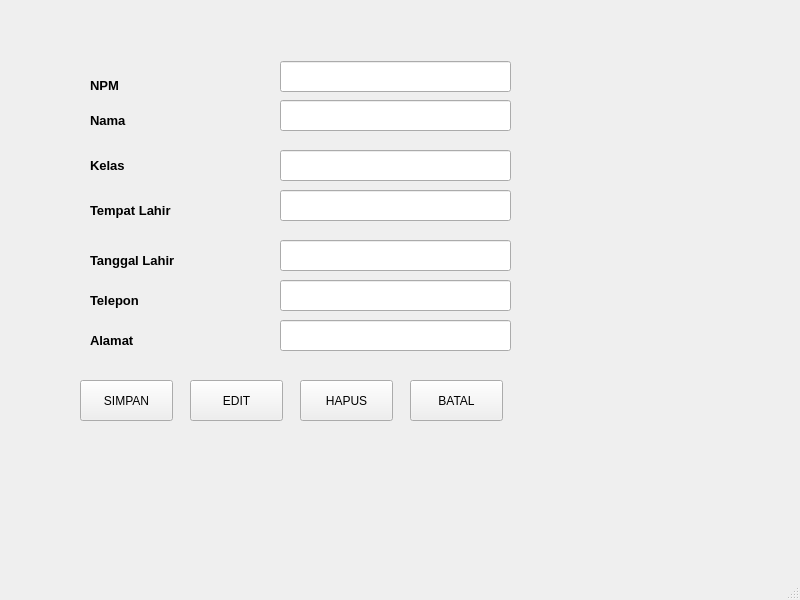
<?xml version="1.0" encoding="UTF-8"?>
<ui version="4.0">
 <class>MainWindow</class>
 <widget class="QMainWindow" name="MainWindow">
  <property name="geometry">
   <rect>
    <x>0</x>
    <y>0</y>
    <width>800</width>
    <height>600</height>
   </rect>
  </property>
  <property name="windowTitle">
   <string>MainWindow</string>
  </property>
  <widget class="QWidget" name="centralwidget">
   <widget class="QLabel" name="label">
    <property name="geometry">
     <rect>
      <x>90</x>
      <y>70</y>
      <width>61</width>
      <height>31</height>
     </rect>
    </property>
    <property name="font">
     <font>
      <pointsize>10</pointsize>
      <weight>75</weight>
      <bold>true</bold>
     </font>
    </property>
    <property name="text">
     <string>NPM</string>
    </property>
   </widget>
   <widget class="QLabel" name="label_2">
    <property name="geometry">
     <rect>
      <x>90</x>
      <y>110</y>
      <width>61</width>
      <height>21</height>
     </rect>
    </property>
    <property name="font">
     <font>
      <pointsize>10</pointsize>
      <weight>75</weight>
      <bold>true</bold>
     </font>
    </property>
    <property name="text">
     <string>Nama</string>
    </property>
   </widget>
   <widget class="QLabel" name="label_3">
    <property name="geometry">
     <rect>
      <x>90</x>
      <y>150</y>
      <width>61</width>
      <height>31</height>
     </rect>
    </property>
    <property name="font">
     <font>
      <pointsize>10</pointsize>
      <weight>75</weight>
      <bold>true</bold>
     </font>
    </property>
    <property name="text">
     <string>Kelas</string>
    </property>
   </widget>
   <widget class="QLabel" name="label_4">
    <property name="geometry">
     <rect>
      <x>90</x>
      <y>190</y>
      <width>121</width>
      <height>41</height>
     </rect>
    </property>
    <property name="font">
     <font>
      <pointsize>10</pointsize>
      <weight>75</weight>
      <bold>true</bold>
     </font>
    </property>
    <property name="text">
     <string>Tempat Lahir</string>
    </property>
   </widget>
   <widget class="QLabel" name="label_5">
    <property name="geometry">
     <rect>
      <x>90</x>
      <y>240</y>
      <width>131</width>
      <height>41</height>
     </rect>
    </property>
    <property name="font">
     <font>
      <pointsize>10</pointsize>
      <weight>75</weight>
      <bold>true</bold>
     </font>
    </property>
    <property name="text">
     <string>Tanggal Lahir</string>
    </property>
   </widget>
   <widget class="QLabel" name="label_6">
    <property name="geometry">
     <rect>
      <x>90</x>
      <y>280</y>
      <width>91</width>
      <height>41</height>
     </rect>
    </property>
    <property name="font">
     <font>
      <pointsize>10</pointsize>
      <weight>75</weight>
      <bold>true</bold>
     </font>
    </property>
    <property name="text">
     <string>Telepon</string>
    </property>
   </widget>
   <widget class="QLabel" name="label_7">
    <property name="geometry">
     <rect>
      <x>90</x>
      <y>320</y>
      <width>91</width>
      <height>41</height>
     </rect>
    </property>
    <property name="font">
     <font>
      <pointsize>10</pointsize>
      <weight>75</weight>
      <bold>true</bold>
     </font>
    </property>
    <property name="text">
     <string>Alamat</string>
    </property>
   </widget>
   <widget class="QLineEdit" name="lineEdit">
    <property name="geometry">
     <rect>
      <x>280</x>
      <y>61</y>
      <width>231</width>
      <height>31</height>
     </rect>
    </property>
   </widget>
   <widget class="QLineEdit" name="lineEdit_2">
    <property name="geometry">
     <rect>
      <x>280</x>
      <y>100</y>
      <width>231</width>
      <height>31</height>
     </rect>
    </property>
   </widget>
   <widget class="QLineEdit" name="lineEdit_3">
    <property name="geometry">
     <rect>
      <x>280</x>
      <y>150</y>
      <width>231</width>
      <height>31</height>
     </rect>
    </property>
   </widget>
   <widget class="QLineEdit" name="lineEdit_4">
    <property name="geometry">
     <rect>
      <x>280</x>
      <y>190</y>
      <width>231</width>
      <height>31</height>
     </rect>
    </property>
   </widget>
   <widget class="QLineEdit" name="lineEdit_5">
    <property name="geometry">
     <rect>
      <x>280</x>
      <y>240</y>
      <width>231</width>
      <height>31</height>
     </rect>
    </property>
   </widget>
   <widget class="QLineEdit" name="lineEdit_6">
    <property name="geometry">
     <rect>
      <x>280</x>
      <y>280</y>
      <width>231</width>
      <height>31</height>
     </rect>
    </property>
   </widget>
   <widget class="QLineEdit" name="lineEdit_7">
    <property name="geometry">
     <rect>
      <x>280</x>
      <y>320</y>
      <width>231</width>
      <height>31</height>
     </rect>
    </property>
   </widget>
   <widget class="QPushButton" name="pushButton">
    <property name="geometry">
     <rect>
      <x>80</x>
      <y>380</y>
      <width>93</width>
      <height>41</height>
     </rect>
    </property>
    <property name="text">
     <string>SIMPAN</string>
    </property>
   </widget>
   <widget class="QPushButton" name="pushButton_2">
    <property name="geometry">
     <rect>
      <x>190</x>
      <y>380</y>
      <width>93</width>
      <height>41</height>
     </rect>
    </property>
    <property name="text">
     <string>EDIT</string>
    </property>
   </widget>
   <widget class="QPushButton" name="pushButton_3">
    <property name="geometry">
     <rect>
      <x>300</x>
      <y>380</y>
      <width>93</width>
      <height>41</height>
     </rect>
    </property>
    <property name="text">
     <string>HAPUS</string>
    </property>
   </widget>
   <widget class="QPushButton" name="pushButton_4">
    <property name="geometry">
     <rect>
      <x>410</x>
      <y>380</y>
      <width>93</width>
      <height>41</height>
     </rect>
    </property>
    <property name="text">
     <string>BATAL</string>
    </property>
   </widget>
  </widget>
  <widget class="QMenuBar" name="menubar">
   <property name="geometry">
    <rect>
     <x>0</x>
     <y>0</y>
     <width>800</width>
     <height>26</height>
    </rect>
   </property>
  </widget>
  <widget class="QStatusBar" name="statusbar"/>
 </widget>
 <resources/>
 <connections/>
</ui>
